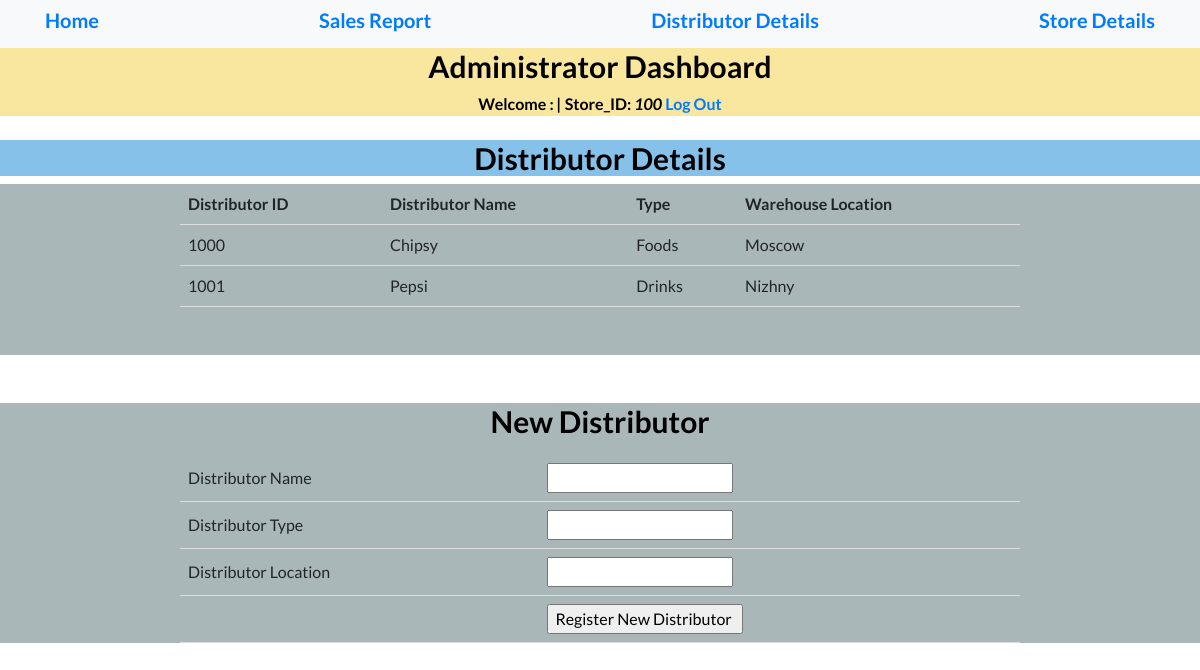
The page /admin/distd.php (signed in) on the database its author committed.
### tables this page shows
CREATE TABLE `dstbr` (
  `DID` int NOT NULL,
  `DNAME` varchar(20) NOT NULL,
  `DPASS` varchar(20) NOT NULL DEFAULT 'admin',
  `DTYPE` varchar(20) NOT NULL,
  `DLOC` varchar(30) NOT NULL
);

### admin/session1.php (called while the page is built, shortened)
<?php
$user_check = $_SESSION['login_user'];
$CustID=$user_check;
?>

### admin/distd.php (the view, shortened to what this page needs)
<?php
include('session1.php');
?>
<!DOCTYPE html>
<html lang="en">
  <head>
    <link href="vendor/bootstrap/css/bootstrap.min.css" rel="stylesheet">
    <link href="vendor/fontawesome-free/css/all.min.css" rel="stylesheet">
    <link href="vendor/simple-line-icons/css/simple-line-icons.css" rel="stylesheet" type="text/css">
    <link href="css/landing-page.min.css" rel="stylesheet">
  </head>
  <body>
    <nav class="navbar navbar-light bg-light static-top">
      <div class="container">
        <a href="dhome.php"><h5>Home</h5></a>
        <a href="sales.php"><h5>Sales Report</h5></a>
        <a href="distd.php"><h5>Distributor Details</h5></a>
        <a href="stored.php"><h5>Store Details</h5></a>
      </div>
    </nav>
    <center><div style="background-color:#F9E79F">
      <center><h2 style="font-size:30px;color:Black">Administrator Dashboard</h2></center>
  <b id="welcome" style="color:Black">Welcome : <i style="color:Black"><?php echo $login_session;?> | </i></b>
  <b id="welcome" style="color:Black">Store_ID: <i style="color:Black"><?php echo $CustID; ?></i></b>
  <b id="logout"><a href="logout1.php">Log Out</a></b>
 </div></center>
 <br>
 <center><div style="background-color:#85C1E9">
      <center><h2 style="font-size:30px;color:Black">Distributor Details</h2></center>
 </div></center>
  </body>
<div style="background-color:#AAB7B8">
     <center>
<div style="background-color:#AAB7B8">
     <center>
      <table>
        <tr>
          <th>Distributor ID</th>
          <th>Distributor Name</th>
          <th>Type</th>
          <th>Warehouse Location</th>
        </tr>
        <?php
      $order59 ="SELECT * FROM dstbr order by DID";
      $food9 = mysqli_query($conn, $order59);
      while($oss55 = mysqli_fetch_assoc($food9))
      {echo '<tr><td>'. $oss55["DID"]."</td><td>". $oss55["DNAME"] . "</td><td>". $oss55["DTYPE"]. "</td><td>".$oss55["DLOC"]."</td></tr>";
      }
?>
      </table>
      <br><br>
     </center>
</div>
</div></center>
<br><br>
<div style="background-color:#AAB7B8">
     <center>
      <center><h2 style="font-size:30px;color:Black"> New Distributor</h2>
        <p>
        <div class="signup">
           <center>
              <form action="custcmp.php" method="POST">
  <table>
   <tr>
    <td>Distributor Name</td>
    <td><input type="text" name="username" required></td>
   </tr>
   <tr>
     <tr>
    <td>Distributor Type</td>
    <td><input type="text" name="age" required></td>
   </tr>
    <td>Distributor Location</td>
    <td><input type="text" name="gender" required></td>
   </tr>
   <tr><td></td>
    <td><input type="submit" value="Register New Distributor "></td>
   </tr>
   </center>
</center>
</div></p>
</html>

### admin/distd.php (style rules this page uses)
table { border-collapse: collapse; width: 70%; }
th, td { padding: 8px; text-align: left; border-bottom: 1px solid #ddd; }

### rows shown on the page
dstbr: DID "1000", DNAME "Chipsy", DTYPE "Foods", DLOC "Moscow"
dstbr: DID "1001", DNAME "Pepsi", DTYPE "Drinks", DLOC "Nizhny"

### other values the page prints
$CustID "100"
